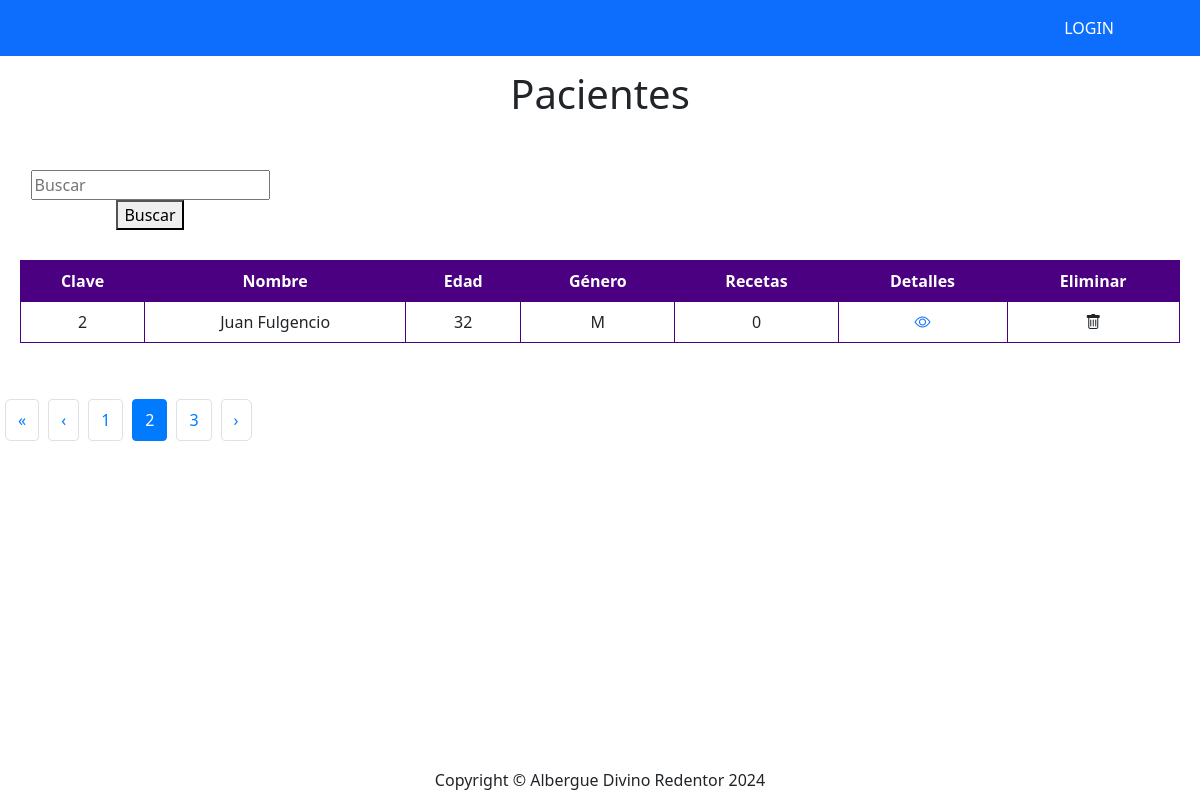
The page /pacientes/?page=2 on the database its author committed.
### paciente/models.py (models this page shows, shortened)
class Paciente(models.Model):
    id = models.AutoField(primary_key=True)
    nombrePaciente = models.TextField(verbose_name="Nombre")
    apellidoPaciente = models.TextField(verbose_name="Apellido", null=True, blank=True)
    edad = models.IntegerField(verbose_name="Edad")
    genero = models.IntegerField(
        null=False,
        blank=False,
        verbose_name="Genero",
        choices = genero_opcion,
        default=1)
    fotoPaciente = models.ImageField(upload_to="fotoPaciente", blank=True, null=True, verbose_name="Fotografia")
    created = models.DateTimeField(auto_now_add=True)
    updated = models.DateTimeField(auto_now_add=True)
    class Meta:
        verbose_name = "Paciente"
        verbose_name_plural = "Pacientes"
        ordering = ["-id"]

### paciente/views.py (the view)
# urls.py: path('pacientes/', paciente_views.pacientes, name = "Pacientes"),
def pacientes(request):
    query = request.GET.get('busqueda','')
    lista_pacientes =  Paciente.objects.annotate(num_recetas=Count('receta')).only("id","nombrePaciente","apellidoPaciente","edad","genero")
    if query:
        pacientes = pacientes.filter(
            Q(nombrePaciente__icontains=query) |
            Q(apellidoPaciente__icontains=query)
        )
    paginacion = Paginator(lista_pacientes,1)
    pagina = request.GET.get('page')
    try:
        pacientes = paginacion.page(pagina)
    except PageNotAnInteger:
        pacientes = paginacion.page(1)
    except EmptyPage:
        pacientes = paginacion.page(paginacion.num_pages)
    return render(request, "paciente/viewPaciente.html",{'pacientes':pacientes, 'query':query})

### paciente/templates/paciente/viewPaciente.html (shortened to what this page needs)
{% extends "home/base.html" %}
{% block contenido %}
<div class="text-center" style= "padding:10px">
    <h1>Pacientes </h1>
</div>
<container class="container-table">
    <div class="container-button">
        <div class="box">
            <form method="GET" action="{% url 'Pacientes' %}">
    <input type="search" name="busqueda" value="{{query}}" placeholder="Buscar">
    <button  type="submit">Buscar</button>
            </form>
        </div>
    </div>
    <div class= "container-table">
<table class="table table-bordered border-purple text-center align-middle">
    <thead class= "table-purple">
        <tr class="text-white">
            <th>Clave</th>
            <th>Nombre</th>
            <th>Edad</th>
            <th>Género</th>
            <th>Recetas</th>
            <th>Detalles</th>
            <th>Eliminar</th>
        </tr>
    </thead>
    <tboody>
        {% for paciente in pacientes  %}
        <tr>
            <td>{{paciente.id}}</td>
            <td>{{paciente.nombrePaciente}} {{paciente.apellidoPaciente}}</td>
            <td>{{paciente.edad}}</td>
            <td>{{paciente.get_genero_display}}</td>
            <td>{{paciente.num_recetas}}</td>
            <td><a href="{% url "infoPaciente" %}"><i class = "bi bi-eye"></a></i></td>
            <td><i class="bi bi-trash"></i></td>
        </tr>
        {% endfor %}
    </tboody>
</table>
</div>
<div class="pagination">
    <ul class="pagination-list">
        {% if pacientes.has_previous %}
            <li class="page-item">
                <a class="page-link" href="?page=1{% if query %}&q={{ query }}{% endif %}">&laquo;</a>
            </li>
            <li class="page-item">
                <a class="page-link" href="?page={{ pacientes.previous_page_number }}{% if query %}&q={{ query }}{% endif %}">&lsaquo;</a>
            </li>
        {% endif %}
        {% for num in pacientes.paginator.page_range %}
            {% if pacientes.number == num %}
                <li class="page-item active">
                    <span class="page-link">{{ num }}</span>
                </li>
            {% elif num > pacientes.number|add:-3 and num < pacientes.number|add:3 %}
                <li class="page-item">
                    <a class="page-link" href="?page={{ num }}{% if query %}&q={{ query }}{% endif %}">{{ num }}</a>
                </li>
            {% endif %}
        {% endfor %}
        {% if pacientes.has_next %}
            <li class="page-item">
                <a class="page-link" href="?page={{ pacientes.next_page_number }}{% if query %}&q={{ query }}{% endif %}">&rsaquo;</a>
            </li>
        {% endif %}
    </ul>
</div>
</container>
{% endblock  %}

### rows shown on the page
Paciente: id "2", nombrePaciente "Juan", apellidoPaciente "Fulgencio", edad "32", genero "M", num_recetas "0"

### other values the page prints
{{ num }} "1" "3"
{{ num }} "2"
